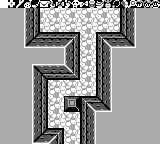

Tiled map render using the project's own tile images. Description and the whole map definition, tile-layer contents included, below:
An orthogonal 20x18 tile map with 8x8 px tiles, 2 tile layers (bg, Tile Layer 1), 9 tilesets.

<map version="1.2" tiledversion="1.2.2" orientation="orthogonal" renderorder="right-down" width="20" height="18" tilewidth="8" tileheight="8" infinite="0" nextlayerid="3" nextobjectid="1">
 <tileset firstgid="1" source="overworld-landscape.tsx" />
 <tileset firstgid="97" source="dungeon-items.tsx" />
 <tileset firstgid="113" source="items-2.tsx" />
 <tileset firstgid="177" source="walls-a.tsx" />
 <tileset firstgid="209" source="floor-l.tsx" />
 <tileset firstgid="225" source="dungeon-c.tsx" />
 <tileset firstgid="241" source="animated-tiles.tsx" />
 <tileset firstgid="465" source="floor-k.tsx" />
 <tileset firstgid="481" source="font.tsx" />
 <layer id="2" name="bg" width="20" height="18">
  <data encoding="csv">
77,162,163,164,165,166,167,168,169,170,161,112,110,111,154,77,77,77,77,77,
465,466,465,466,465,466,465,466,465,466,465,466,465,466,465,466,465,466,465,466,
467,468,467,468,467,468,467,468,467,468,467,468,467,468,467,468,467,468,467,468,
465,466,465,466,465,466,465,466,465,466,465,466,465,466,465,466,465,466,465,466,
467,468,467,468,467,468,467,468,467,468,467,468,467,468,467,468,467,468,467,468,
465,466,465,466,465,466,465,466,465,466,465,466,465,466,465,466,465,466,465,466,
467,468,467,468,467,468,467,468,467,468,467,468,467,468,467,468,467,468,467,468,
465,466,465,466,465,466,465,466,465,466,465,466,465,466,465,466,465,466,465,466,
467,468,467,468,467,468,467,468,467,468,467,468,467,468,467,468,467,468,467,468,
465,466,465,466,465,466,465,466,465,466,465,466,465,466,465,466,465,466,465,466,
467,468,467,468,467,468,467,468,467,468,467,468,467,468,467,468,467,468,467,468,
465,466,465,466,465,466,465,466,465,466,465,466,465,466,465,466,465,466,465,466,
467,468,467,468,467,468,467,468,467,468,467,468,467,468,467,468,467,468,467,468,
465,466,465,466,465,466,465,466,465,466,465,466,465,466,465,466,465,466,465,466,
467,468,467,468,467,468,467,468,467,468,467,468,467,468,467,468,467,468,467,468,
465,466,465,466,465,466,465,466,465,466,465,466,465,466,465,466,465,466,465,466,
467,468,467,468,467,468,467,468,467,468,467,468,467,468,467,468,467,468,467,468,
465,466,465,466,465,466,465,466,465,466,465,466,465,466,465,466,465,466,465,466
</data>
 </layer>
 <layer id="1" name="Tile Layer 1" width="20" height="18">
  <data encoding="csv">
96,615,628,629,631,616,617,618,619,621,625,626,627,630,633,634,635,622,623,624,
2147483741,2147483741,2147483741,187,1610612937,0,0,0,0,0,0,0,0,0,0,2684354761,3221225659,2147483741,2147483741,2147483741,
2147483741,2147483741,2147483741,187,1610612937,0,0,0,0,0,0,0,0,0,0,2684354761,3221225659,2147483741,2147483741,2147483741,
2147483741,2147483741,2147483741,187,1610612937,0,0,0,0,0,0,0,0,0,0,2684354761,3221225659,2147483741,2147483741,2147483741,
2147483741,2147483741,2147483741,187,195,3221225673,3221225673,3221225673,3221225673,2684354760,0,0,200,3221225673,3221225673,1610612931,3221225659,2147483741,2147483741,2147483741,
2147483741,2147483741,2147483741,179,1610612923,1610612923,1610612923,1610612923,3758096567,1610612937,0,0,2684354761,2147483831,1610612923,1610612923,1610612915,2147483741,2147483741,2147483741,
2147483741,2147483741,2147483741,2147483741,2147483741,2147483741,2147483741,2147483741,187,1610612937,0,0,2684354761,3221225659,2147483741,2147483741,2147483741,2147483741,2147483741,2147483741,
2147483741,2147483741,2147483741,2147483741,2147483741,2147483741,2147483741,2147483741,187,1610612937,0,0,2684354761,3221225659,2147483741,2147483741,2147483741,2147483741,2147483741,2147483741,
2147483741,2147483741,2147483741,2147483741,2684354739,2684354747,2684354747,2684354747,1073742007,1610612937,0,0,2684354761,3221225659,2147483741,2147483741,2147483741,2147483741,2147483741,2147483741,
2147483741,2147483741,2147483741,2147483741,187,2684354755,201,201,201,3221225672,0,0,2684354761,3221225659,2147483741,2147483741,2147483741,2147483741,2147483741,2147483741,
2147483741,2147483741,2147483741,2147483741,187,1610612937,0,0,0,0,0,0,2684354761,3221225659,2147483741,2147483741,2147483741,2147483741,2147483741,2147483741,
2147483741,2147483741,2147483741,2147483741,187,1610612937,0,0,0,0,0,0,2684354761,3221225659,2147483741,2147483741,2147483741,2147483741,2147483741,2147483741,
2147483741,2147483741,2147483741,2147483741,187,1610612937,0,0,233,235,200,3221225673,1610612931,3221225659,2147483741,2147483741,2147483741,2147483741,2147483741,2147483741,
2147483741,2147483741,2147483741,2147483741,187,1610612937,0,0,234,236,2684354761,2147483831,1610612923,1610612915,2147483741,2147483741,2147483741,2147483741,2147483741,2147483741,
2147483741,2147483741,2147483741,2147483741,187,1610612937,0,0,0,0,2684354761,3221225659,2147483741,2147483741,2147483741,2147483741,2147483741,2147483741,2147483741,2147483741,
2147483741,2147483741,2147483741,2147483741,187,1610612937,0,0,0,0,2684354761,3221225659,2147483741,2147483741,2147483741,2147483741,2147483741,2147483741,2147483741,2147483741,
2147483741,2147483741,2147483741,2147483741,187,195,3221225673,2684354760,0,0,2684354761,3221225659,2147483741,2147483741,2147483741,2147483741,2147483741,2147483741,2147483741,2147483741,
2147483741,2147483741,2147483741,2147483741,179,1610612923,3758096567,1610612937,0,0,2684354761,3221225659,2147483741,2147483741,2147483741,2147483741,2147483741,2147483741,2147483741,2147483741
</data>
 </layer>
</map>
